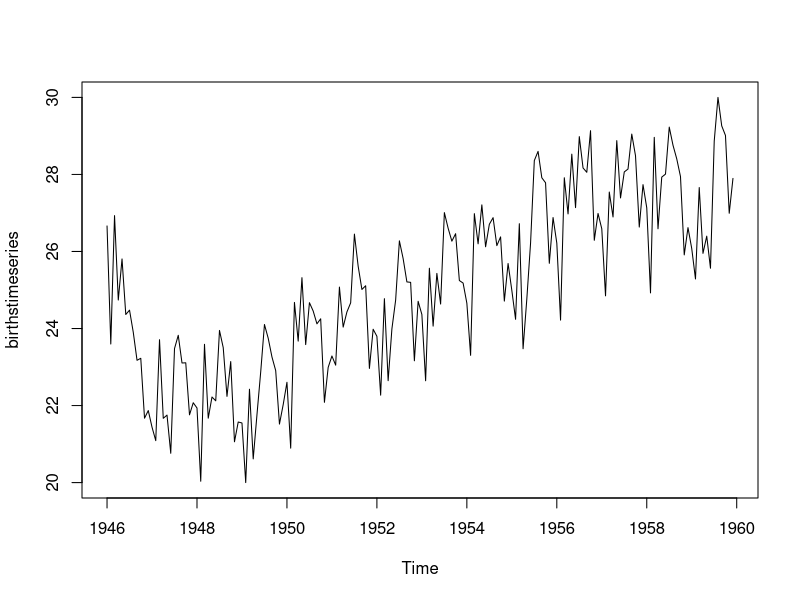
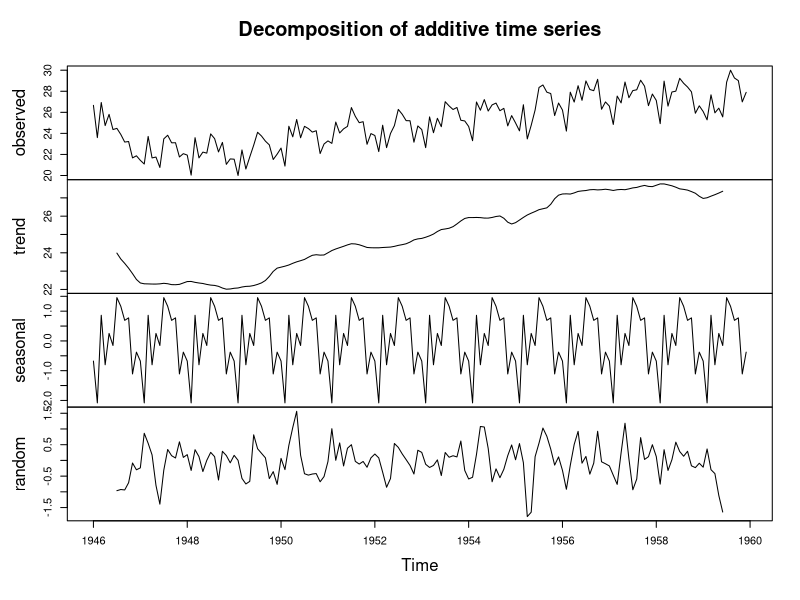
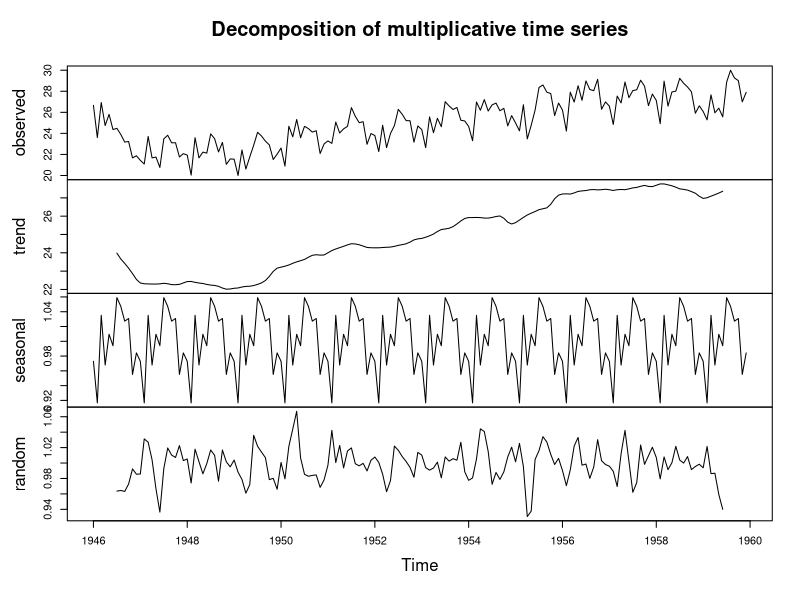
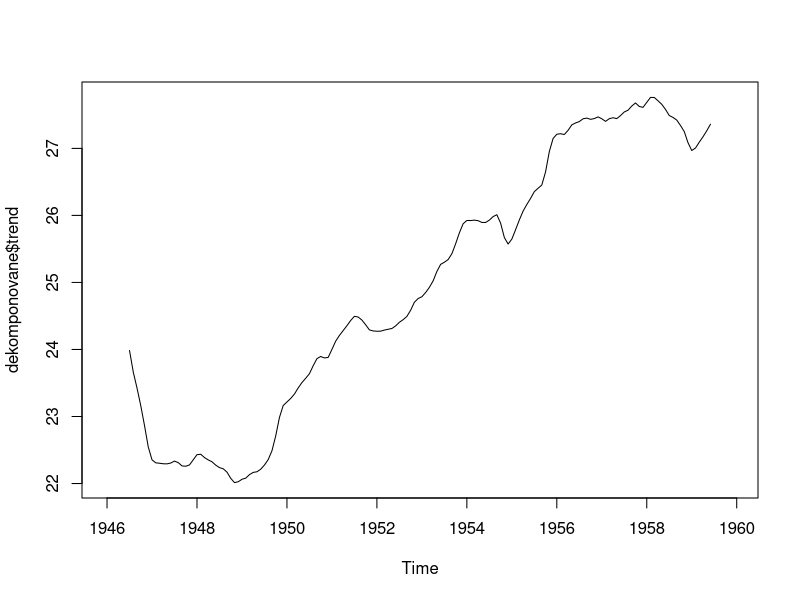
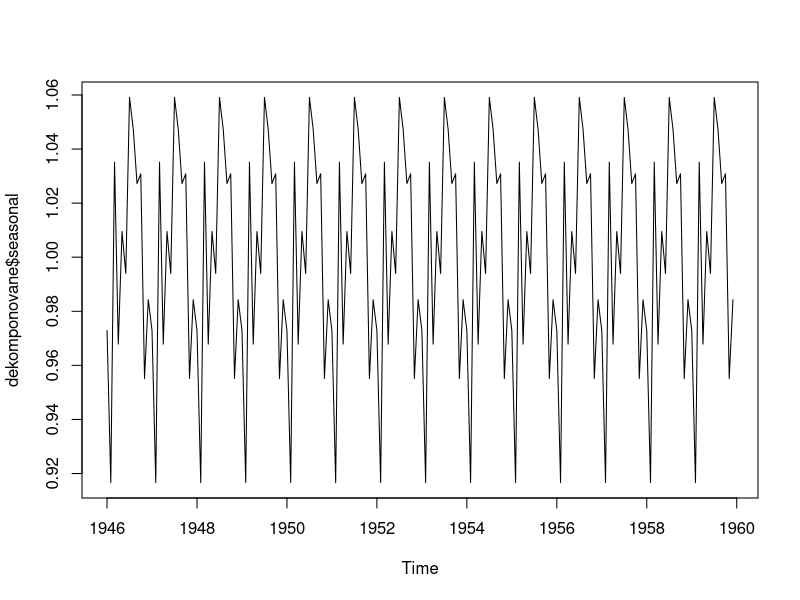
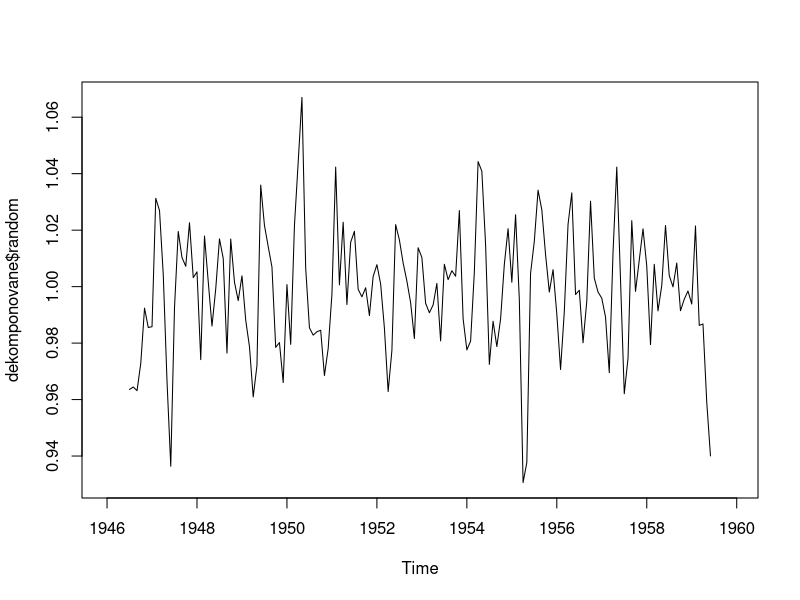
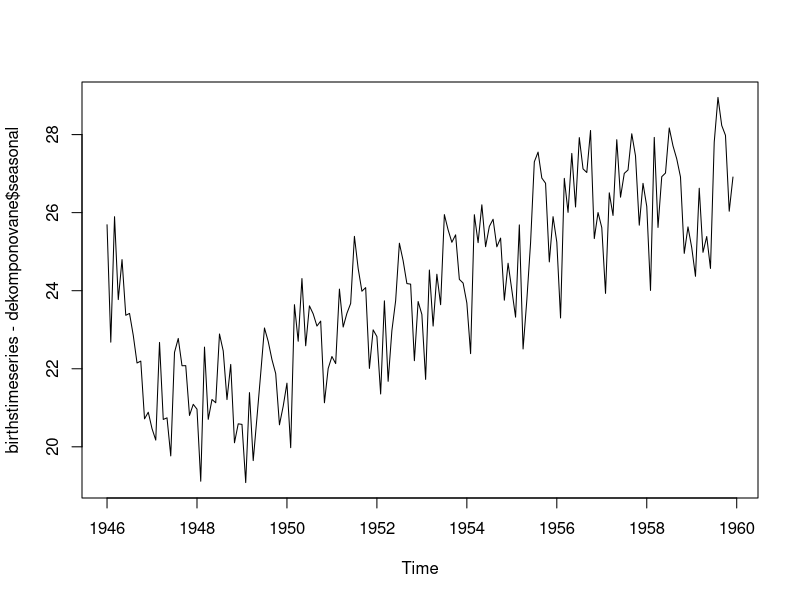
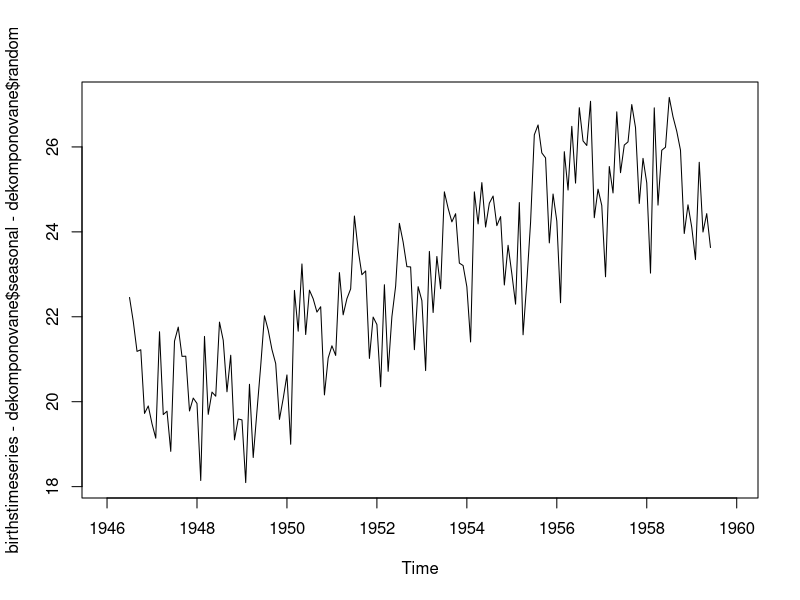

Write R code to recreate these figures, in order. (Note: this script raises an error after producing the figures.)
#births
births <- scan("births.dat")
birthstimeseries <- ts(births, frequency=12, start=c(1946,1)) #frekvencia - kolko hodnot je za rok
plot(birthstimeseries)
plot(decompose(birthstimeseries))

dekomponovane <- decompose(birthstimeseries) #aditivne
dekomponovane <- decompose(birthstimeseries,type="mult") #multiplikativne

plot(dekomponovane)

plot(dekomponovane$trend)
plot(dekomponovane$seasonal)
plot(dekomponovane$random)

#pre aditivne
plot(birthstimeseries - dekomponovane$seasonal) #ocistene od sezonnej zlozky
plot(birthstimeseries - dekomponovane$seasonal - dekomponovane$random) #trend

#pre multiplikativne
plot(birthstimeseries/dekomponovane$seasonal) #ocistene od sezonnej zlozky
plot((birthstimeseries/dekomponovane$seasonal)/dekomponovane$random) #trend







#nahodny casovy rad
o <- read.csv("udaje.csv")
udaje <- ts(o[,4], freq = 100)
plot(udaje)

dekomponovane <- decompose(udaje)
dekomponovane <- decompose(udaje,type="mult")
plot(dekomponovane)





#MA
library("TTR")
birthstimeseriesSMA3 <- SMA(birthstimeseries,n=3)

plot(birthstimeseries)
plot(SMA(birthstimeseries,n=3)) #klzavy priemer za poslednych n obdobi
plot(SMA(birthstimeseries,n=5))
plot(SMA(birthstimeseries,n=7))
plot(SMA(birthstimeseries,n=111))

#HoltWinters
plot(HoltWinters(x = birthstimeseries, beta = FALSE, gamma = FALSE)) #Brownovo
plot(HoltWinters(x = birthstimeseries, gamma = FALSE)) #Holtovo
plot(HoltWinters(x = birthstimeseries)) #HoltWintersovo

plot(forecast(HoltWinters(x = birthstimeseries, beta = FALSE, gamma = FALSE), h=8))
plot(forecast(HoltWinters(x = birthstimeseries, gamma = FALSE), h=8))
plot(forecast(HoltWinters(x = birthstimeseries), h=8))

#arima
ma <- arima(birthstimeseries, order=c(0,0,1)) #klzave priemery
ar <- arima(birthstimeseries, order=c(1,0,0)) #autoregresny model
arma <- arima(birthstimeseries, order=c(1,0,1)) #ich kombinacia
arima <- arima(birthstimeseries, order=c(1,1,1)) 

library("forecast")
plot(forecast.Arima(ma, h=5))
plot(forecast.Arima(ar, h=5))
plot(forecast.Arima(arma, h=5))
plot(forecast.Arima(arima, h=5))
